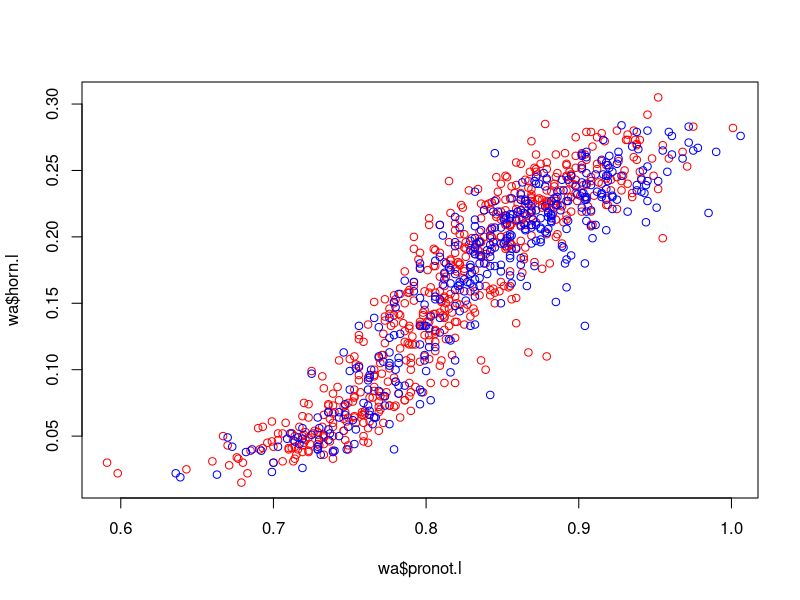
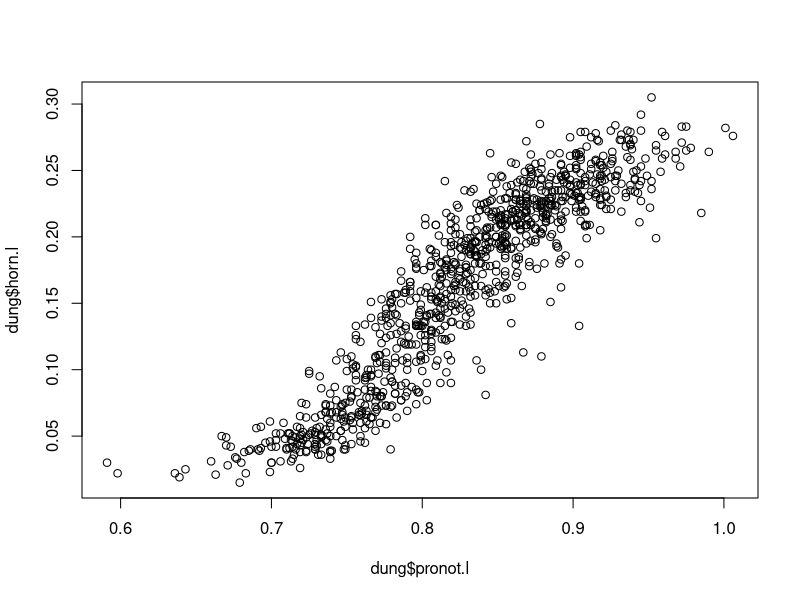
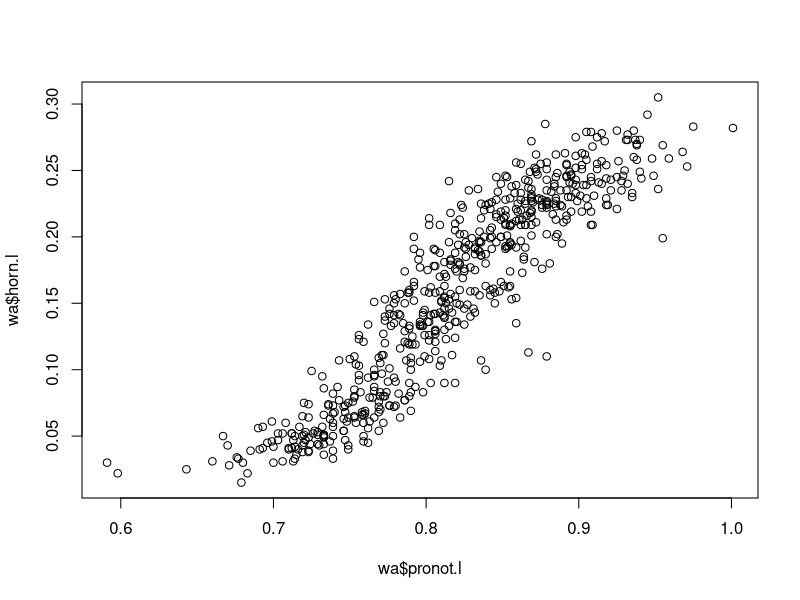
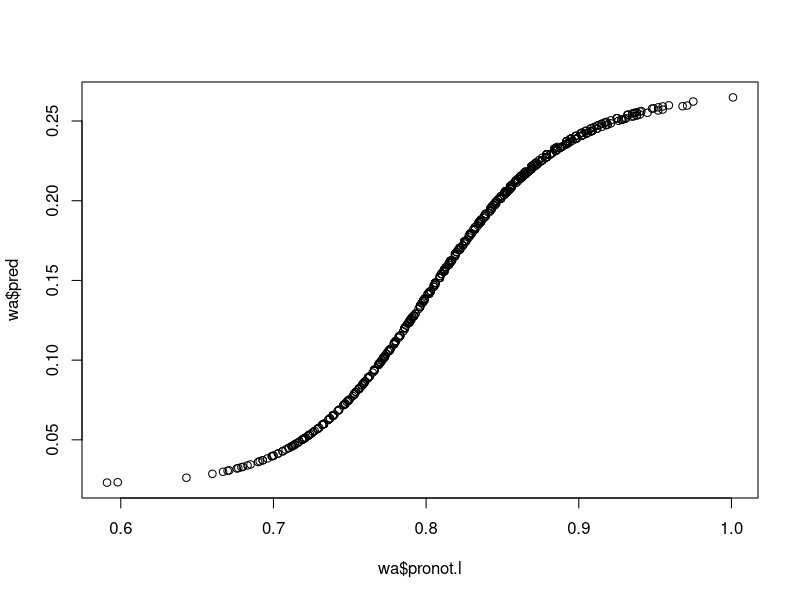
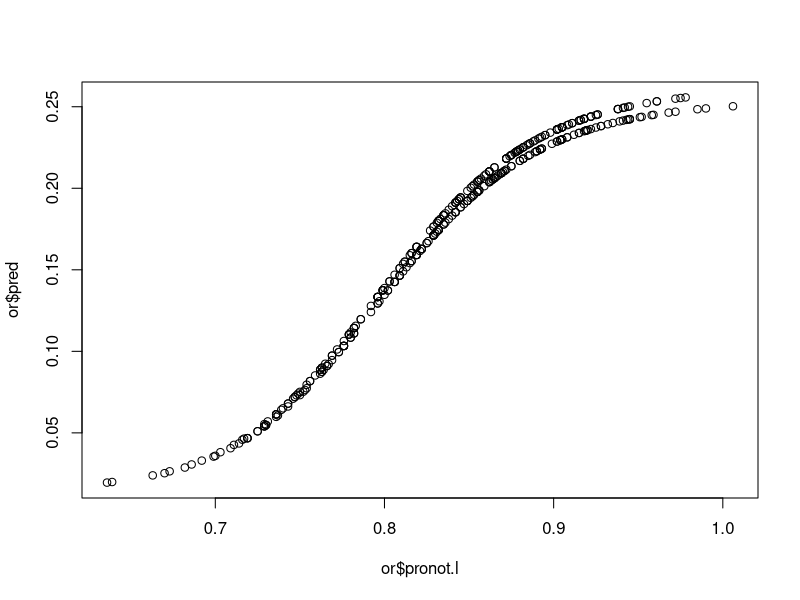
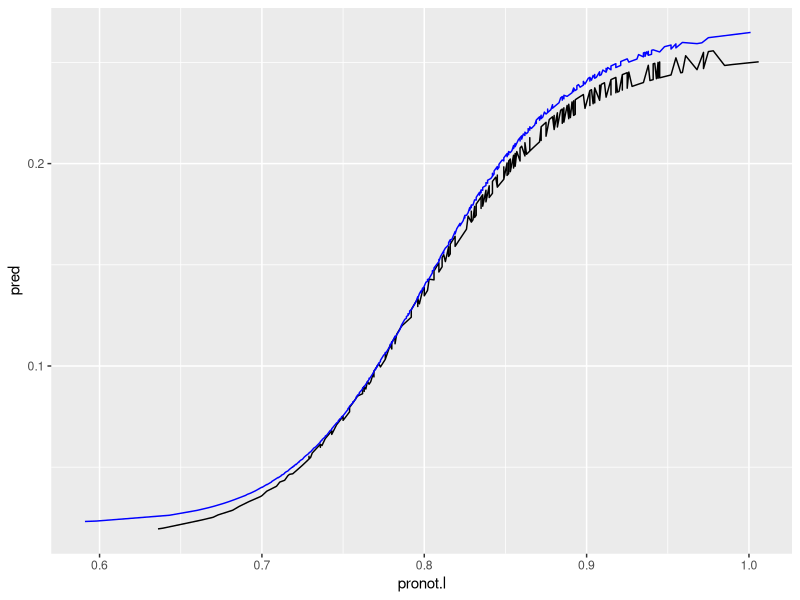
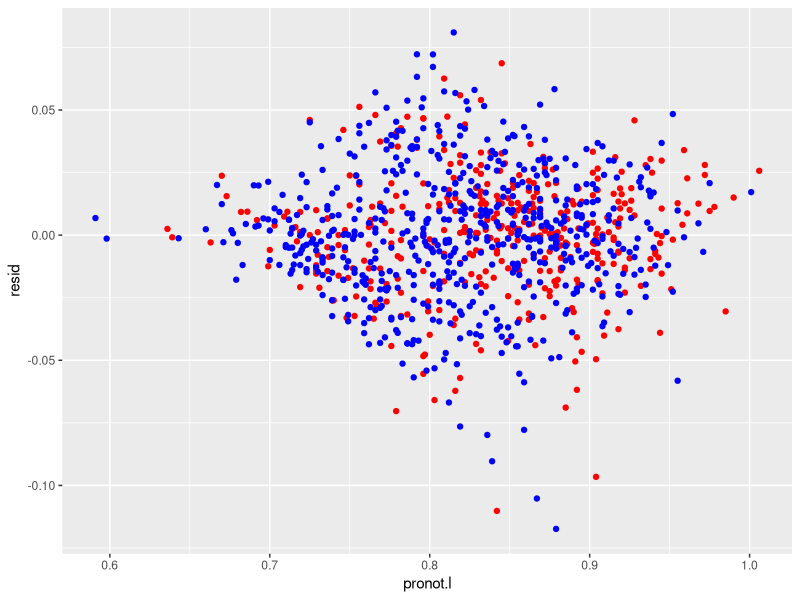
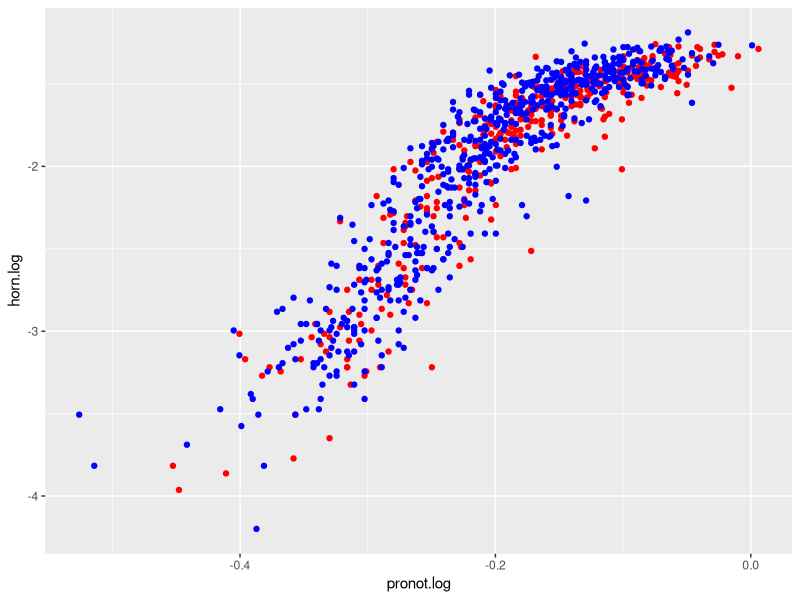

Generate these figures, in order, with R:
library(ggplot2)
library(segmented)
#trying to replicate the analysis from "Threshold Evolution in Extoic POpulations of a Polyphenic Beetle, Moczek et al 2002"
dung<- read.table("o_nuchicornis_male_measurements_set1_feb17_2016.csv", header= TRUE , sep= ",")
dung$latitude <- as.factor(dung$latitude)
dung$longitude <- as.factor(dung$longitude)
dung$farm.code <- as.factor(dung$farm.code)
dung$location.code <- as.factor(dung$location.code)
dung$year <- as.factor(dung$year)
dung <-subset(dung, location != "BC")
dung<- dung[order(dung$latitude),]
dung$horn.log<-log(dung$horn.l)
dung$pronot.log<-log(dung$pronot.l)
str(dung)

wa <- subset(dung, location=="wa")
or <- subset(dung, location=="or")

plot(wa$pronot.l,wa$horn.l, col="red")
points(or$pronot.l,or$horn.l, col="blue")

lin.mod <-lm(horn.l~pronot.l, data=dung)
plot(dung$horn.l ~ dung$pronot.l)
segmented.mod <- segmented(lin.mod, seg.Z = ~pronot.l, psi=0.85)
summary(segmented.mod)
slope(segmented.mod)


lin.mod.wa <- lm(horn.l~pronot.l, data=wa)
segmented.mod.wa <- segmented(lin.mod.wa, seg.Z = ~pronot.l, psi=0.8)
summary(segmented.mod.wa)
slope(segmented.mod.wa)
plot(wa$horn.l ~ wa$pronot.l)


lin.mod.or <- lm(horn.l~pronot.l, data=or)
segmented.mod.or <- segmented(lin.mod.or, seg.Z = ~pronot.l, psi=0.8)
summary(segmented.mod.or)
slope(segmented.mod.or)

#where y is horn length, it will calculate the model for the curve and test for differences. 
#The thing about it, though is we need to extract a few things and establish the initial parameters for the model....
#i.e. we need to get the values for beta3 and beta4 out of our own curves. 
#Namely, beta3 needs to be the slope coefficient of the initial curve 
#beta4 needs to be the body size at the inflection of the sigmoid curve we fit. 


fullmodel<-nls(horn.l~ y0 +((a*pronot.l^b)/(c^b+pronot.l^b)),
    data=dung,
    start=list(y0=min(dung$horn.l), a=range(dung$horn.l), b=1.09, c=0.872))
dung$pred<-predict(fullmodel, newdata=dung)

shapiro.test(residuals(fullmodel))

wa.model<-nls(horn.l~ y0 +((a*pronot.l^b)/(c^b+pronot.l^b)),
              data=wa,
              start=list(y0=min(wa$horn.l), a=range(wa$horn.l), b=18.4, c=0.802), nls.control(warnOnly=TRUE))
shapiro.test(residuals(wa.model))
wa$pred<-predict(wa.model, wa)
plot(wa$pronot.l, wa$pred)
##this one breaks and I'm not sure whyyyyy
or.model<-nls(horn.l~ y0 +((a*pronot.l^b)/(c^b+pronot.l^b)),
              data=or,
              start=list(y0=min(or$horn.l), a=range(or$horn.l), b=18.4, c=0.802), nls.control(warnOnly=TRUE))
or$pred<-predict(or.model, or)
plot(or$pronot.l, or$pred)
ggplot(or, aes(x=pronot.l, y=pred))+
  geom_line()+
  geom_line(data=wa, aes(x=pronot.l, y=pred), color="blue")


shapiro.test(residuals(or.model))

ks.test(residuals(wa.model), residuals(or.model))

or$resid <- as.numeric(residuals(or.model))
wa$resid <-as.numeric(residuals(wa.model))

ggplot(or, aes(x=pronot.l, y=resid))+
  geom_point(color="red")+
  geom_point(data=wa, aes(x=pronot.l, y=resid), color="blue")

ggplot(or, aes(x=pronot.log, y=horn.log))+
  geom_point(color="red")+
  geom_point(data=wa, aes(x=pronot.log, y=horn.log), color="blue")
